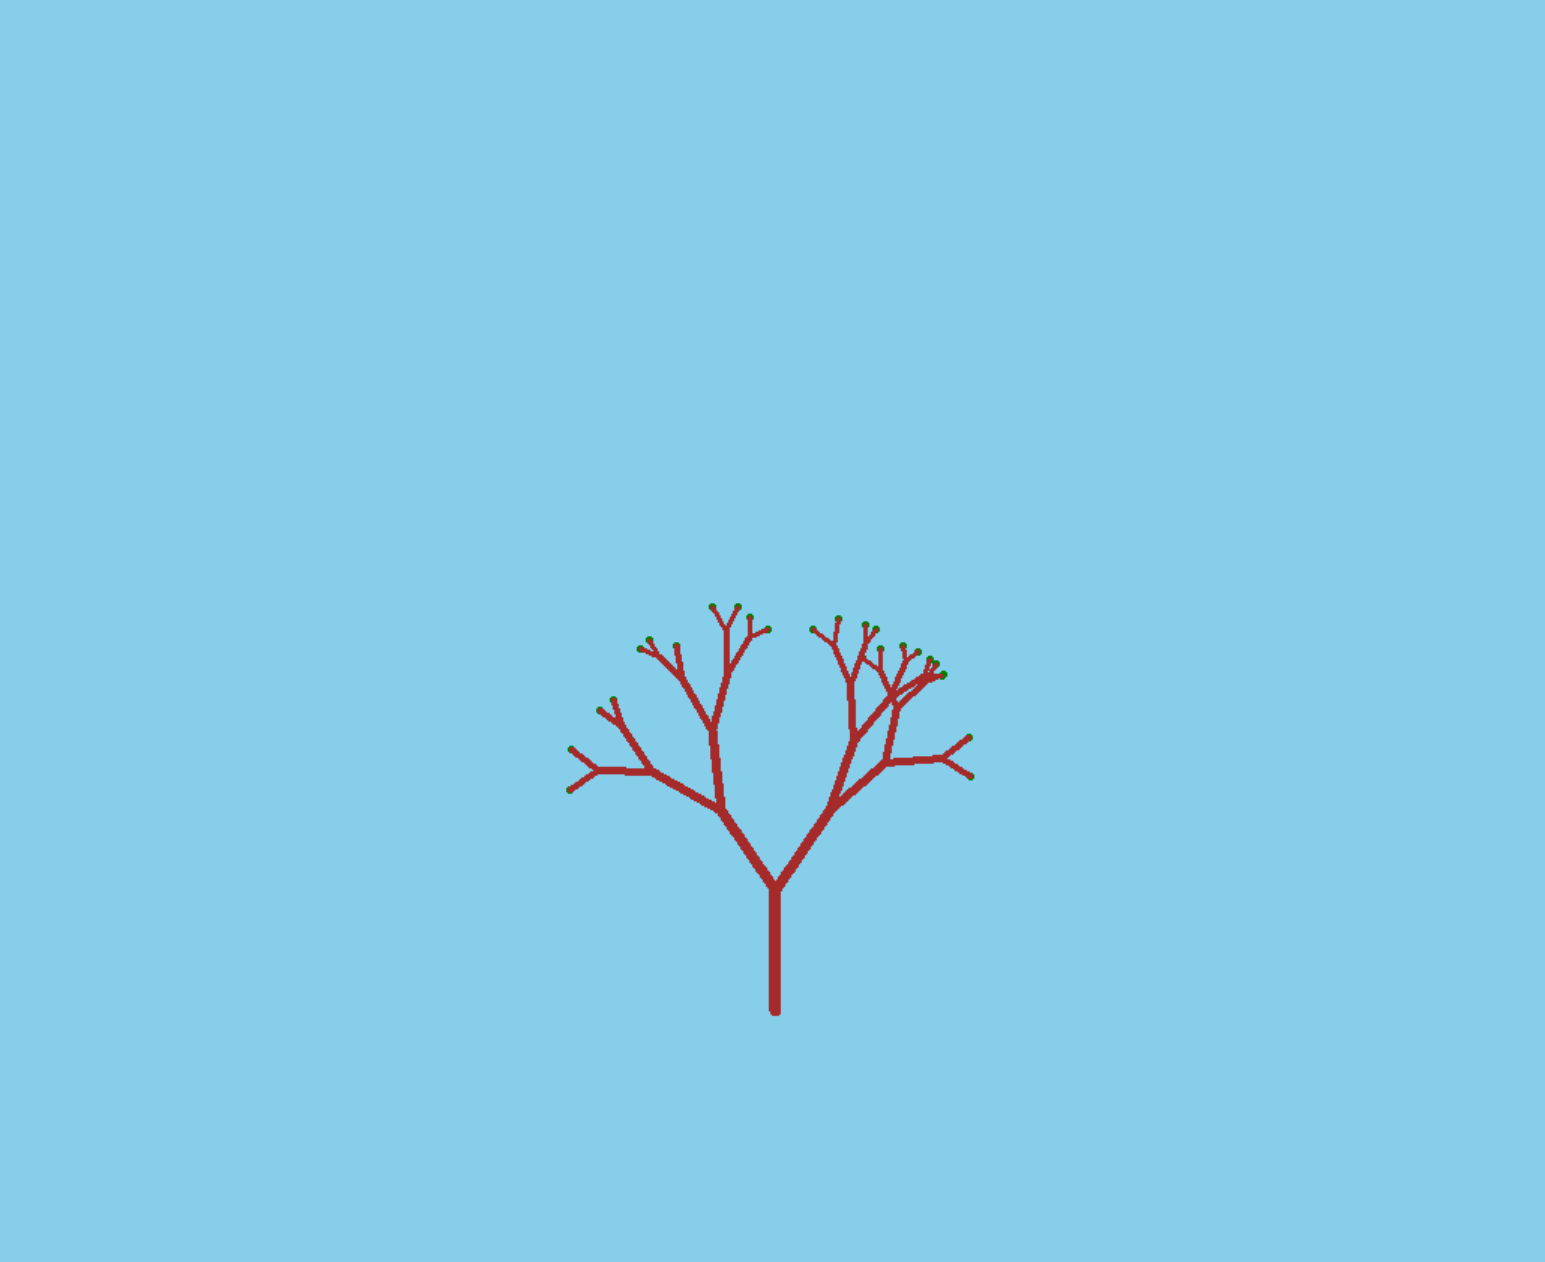

Here is the Python script that generated this plot:
import turtle
import random

def draw_tree(branch_length, pen, thickness):
    """
    Recursively draw a fractal tree.
    
    :param branch_length: The length of the current branch segment.
    :param pen: The turtle (pen) used for drawing.
    :param thickness: The current thickness of the branches.
    """
    # If the branch is too short, draw a leaf (small green dot) and stop.
    if branch_length < 10:
        pen.color("green")
        pen.dot(6)  # Draw a small circle to represent leaves
        pen.color("brown")
        return

    # Set the current pen thickness for realistic trunk/branches
    pen.pensize(thickness)

    # Move forward by branch_length
    pen.forward(branch_length)

    # Choose a random angle and random reduction in length for sub-branches
    angle = random.randrange(15, 40)          # Random angle between 15 and 40 degrees
    length_reduction = random.randrange(10, 20)  # Randomly shorten sub-branches

    # Turn right for the first branch
    pen.right(angle)
    draw_tree(branch_length - length_reduction, pen, thickness - 1)

    # Turn left twice the angle for the second branch (to swing from the right side to the left side)
    pen.left(angle * 2)
    draw_tree(branch_length - length_reduction, pen, thickness - 1)

    # Re-center the heading
    pen.right(angle)

    # Move back to the original position
    pen.backward(branch_length)


def main():
    # Setup the screen
    screen = turtle.Screen()
    screen.setup(width=800, height=600)
    screen.bgcolor("skyblue")
    screen.title("Realistic Fractal Tree")

    # Create our drawing turtle (pen)
    pen = turtle.Turtle()
    pen.speed("fastest")  # Speed up the drawing
    pen.color("brown")
    pen.left(90)          # Face upwards

    # Move the turtle down so there's space for the tree to grow
    pen.up()
    pen.goto(0, -250)
    pen.down()

    # Draw the tree, starting with a fairly tall trunk and a thicker base
    draw_tree(branch_length=80, pen=pen, thickness=8)

    pen.hideturtle()
    turtle.done()


if __name__ == "__main__":
    main()
